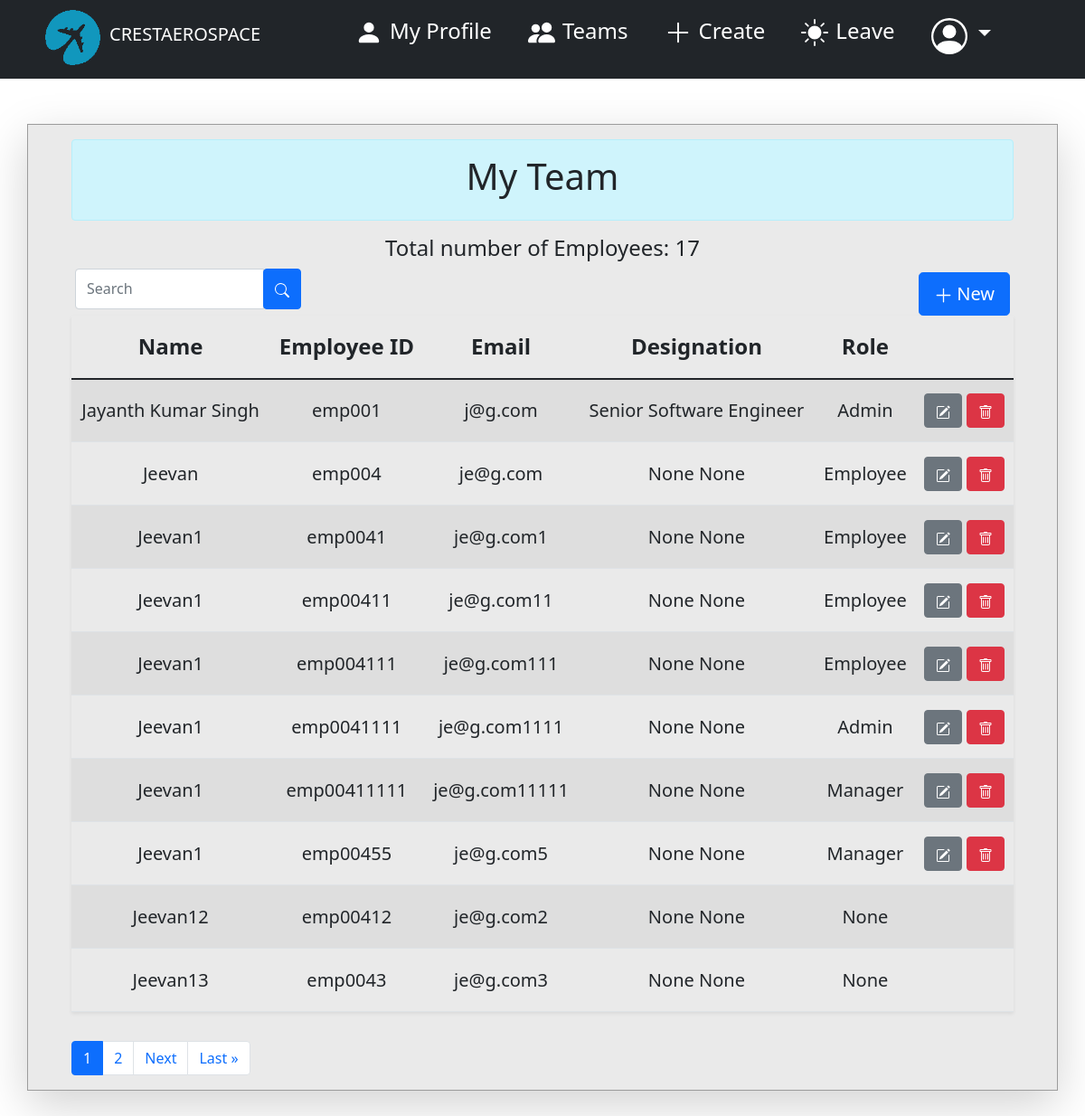
Page /hrms/employee/MyTeam (signed in) on the committed database.
### employee/models.py (models this page shows, shortened)
class Employee(AbstractBaseUser):
    email           = models.EmailField(max_length=254, verbose_name='Official Email', unique=True)
    first_name      = models.CharField(max_length=50, verbose_name="First Name")
    last_name       = models.CharField(max_length=50, verbose_name="Last Name",blank=True)
    gender          = models.CharField(max_length=10, verbose_name="Gender", choices=GENDER,blank=True)
    birthday        = models.DateField(verbose_name="Date of Birth",null=True, blank=True, help_text="MM/DD/YYYY")
    phone           = models.CharField(max_length=15, verbose_name="Phone Number", blank=True)
    blood           = models.CharField(verbose_name="Blood Type", choices=BLOOD_TYPE,blank=True, max_length=10)
    marital         = models.CharField(verbose_name="Marital Status", choices=MARITAL_STATUS,blank=True, max_length=10)
    per_email       = models.EmailField(max_length=254, verbose_name='Personal Email', unique=True, blank=True, null=True)
    c_address       = models.CharField(max_length=1000, verbose_name="Current Address", null=True, blank=True)
    p_address       = models.CharField(max_length=1000, verbose_name="Permanent Address", null=True, blank=True)
    emp_id          = models.CharField(max_length=15, verbose_name="Employee ID", unique=True)
    date_joined     = models.DateTimeField(verbose_name='Date Joined', auto_now_add=True)
    emp_status      = models.CharField(verbose_name="Employee Status", choices=STATUS,blank=False, max_length=20)
    department      = models.ForeignKey(Department,verbose_name ='Department',on_delete=models.SET_NULL,null=True,default=None)
    manager         = models.ForeignKey(to="self",verbose_name ='Reporting Manager',on_delete=models.SET_NULL,null=True,default=None, blank=True)
    role            = models.ForeignKey(Role,verbose_name ='Role',on_delete=models.SET_NULL,null=True,default=None)
    title           = models.ForeignKey(Title,verbose_name ='Job Title',on_delete=models.SET_NULL,null=True,default=None)
    position        = models.ForeignKey(Position,verbose_name ='Position',on_delete=models.SET_NULL,null=True,default=None)
    experience      = models.CharField(max_length=10, verbose_name="Work Experience", null=True, blank=True)
    is_active       = models.BooleanField(verbose_name="Active",default=True)
    last_login      = models.DateTimeField(verbose_name='Last Login', auto_now=True)
    is_admin        = models.BooleanField(verbose_name="Admin",default=False)
    is_staff        = models.BooleanField(verbose_name="Staff",default=False)
    is_superuser    = models.BooleanField(verbose_name="Superuser",default=False)
    USERNAME_FIELD = 'email'
    REQUIRED_FIELDS = ['first_name', 'emp_id',]
    objects = EmployeeManager()
    def __str__(self):
        return self.first_name + " " + self.last_name

class Title(models.Model):
    name = models.CharField(max_length=125)
    description = models.CharField(max_length=125,null=True,blank=True)
    created = models.DateTimeField(verbose_name='Created',auto_now_add=True)
    updated = models.DateTimeField(verbose_name='Updated',auto_now=True)
    class Meta:
        verbose_name = 'Job Title'
        verbose_name_plural = 'Job Titles'
        ordering = ['name','created']
    def __str__(self):
        return self.name

class Position(models.Model):
    name = models.CharField(max_length=125)
    description = models.CharField(max_length=125,null=True,blank=True)
    created = models.DateTimeField(verbose_name='Created',auto_now_add=True)
    updated = models.DateTimeField(verbose_name='Updated',auto_now=True)
    class Meta:
        verbose_name = 'Position'
        verbose_name_plural = 'Positions'
        ordering = ['name','created']
    def __str__(self):
        return self.name

class Role(models.Model):
    name = models.CharField(max_length=125)
    priority = models.CharField(max_length=125,null=True,blank=True)
    description = models.CharField(max_length=125,null=True,blank=True)
    created = models.DateTimeField(verbose_name='Created',auto_now_add=True)
    updated = models.DateTimeField(verbose_name='Updated',auto_now=True)
    class Meta:
        verbose_name = 'Role'
        verbose_name_plural = 'Roles'
        ordering = ['name','created']
    def __str__(self):
        return self.name

### employee/views.py (the view)
# urls.py: path("employee/MyTeam", views.team, name="team"),
def team(request):
    if not request.user.is_authenticated:
        return redirect('login_user')
    if request.method == 'POST':
        form =  AddEmployeeForm(request.POST)
        if form.is_valid():
            form.save()
            return redirect('team')
    emp_form = AddEmployeeForm()
    employees = Employee.objects.all().order_by('first_name')
    count = Employee.objects.count
    p = Paginator(employees, 10)
    page = request.GET.get('page')
    employees = p.get_page(page)
    context = {'emps' : employees, 'count' : count}
    context['emp_form'] = emp_form
    return render(request, "employee/team.html", context)

### employee/forms.py
class AddEmployeeForm(UserCreationForm):
    class Meta:
        model = Employee
        fields = ('email', 'first_name', 'emp_id', 'password1', 'password2', 'role',)

### templates/employee/team.html (shortened to what this page needs)
{% extends 'dashboard/dash_base.html' %} {% load crispy_forms_filters %} {% load static %} {% block content %}
<head>
</head>
<body>
    <div class="container profile px-5 pt-3 shadow-lg">
        <center class="alert alert-info text-dark">
            <h1>My Team</h1>
        </center>
        <center>
            <h4>Total number of Employees: {{ count }}</h4>
        </center>
        <div class="table-responsive-lg">
            <div class="d-flex d-inline mt-1 ms-1" style="justify-content: space-between;">
                <form action="{% url 'search' %}">
                    <div class="input-group" style="height: 45px; width: 250px;">
                        <input type="text" name="q" class="form-control" placeholder="Search">
                        <div class="input-group-append">
                            <button class="btn btn-primary" style="height: 45px;"></button>
                        </div>
                    </div>
                </form>
                {% if request.user.role.name != 'Employee' %}
          <a href="{% url 'addemp' %}" class="btn btn-primary btn-lg mt-1 me-1"><svg
            xmlns="http://www.w3.org/2000/svg" width="25" height="25" fill="currentColor" class="bi bi-plus-lg pe-1"
            viewBox="0 0 16 16">
            <path fill-rule="evenodd"
              d="M8 2a.5.5 0 0 1 .5.5v5h5a.5.5 0 0 1 0 1h-5v5a.5.5 0 0 1-1 0v-5h-5a.5.5 0 0 1 0-1h5v-5A.5.5 0 0 1 8 2Z" />
          </svg>New</a>
                {% endif %}
            </div>
            <table class="table table-striped table-hover shadow-sm table-sortable" id="myTable">
                <thead class="h4">
                    <tr class="text-center" style="height:70px; vertical-align: middle;">
                        <th scope="col">Name</th>
                        <th scope="col">Employee ID</th>
                        <th scope="col">Email</th>
                        <th scope="col">Designation</th>
                        <th scope="col">Role</th>
                    </tr>
                </thead>
                <tbody>
                    {% for employee in emps %}
                    <tr class="h5 text-center" style="height:70px; vertical-align: middle;">
                        <td><a href="{% url 'team_view' employee.id %}" class="text-dark" style="text-decoration: none;">{{ employee }}</a></td>
                        <td>{{ employee.emp_id }}</td>
                        <td>{{ employee.email }}</td>
                        <td>{{ employee.title }} {{ employee.position }}</td>
                        <td>{{ employee.role }} </td>
                        <td> {% if request.user.role.priority <= employee.role.priority %}
                        {% if request.user.role.name != 'Employee' %}
                            <a href="{% url 'employee_personal' employee.id %}" class="btn btn-secondary"></a>
                            <a href="{% url 'delete' employee.id %}" class="btn btn-danger"></a>
                            </td>
                            {% endif %}
                            {% endif %}
                    </tr>
                    {% endfor %}
                </tbody>
            </table>
        </div>
        <nav aria-label="Page navigation example">
            <ul class="pagination pt-3">
                 {% for i in emps.paginator.page_range %} {% if i == emps.number %}
                <li class="page-item active"><a class="page-link" href="?page={{ forloop.counter }}">{{ forloop.counter }} </a>
                </li>
                {% else %}
                <li class="page-item"><a class="page-link" href="?page={{ forloop.counter }}">{{ forloop.counter }} </a></li>
                {% endif %} {% endfor %} {% if emps.has_next %}
                <li class="page-item"><a class="page-link" href="?page={{ emps.next_page_number }}">Next</a></li>
                <li class="page-item"><a class="page-link" href="?page={{ emps.paginator.num_pages }}">Last &raquo</a></li>
                {% endif %}
            </ul>
        </nav>
    </div>
</body>
{% endblock content %}

### templates/dashboard/dash_base.html (shortened to what this page needs)
<!DOCTYPE html>
{% load static %}
{% static 'images/' as baseURL %}
<html lang="en">
<head>
    <link rel="stylesheet" href="{% static 'css/bootstrap.min.css' %}">
    <link rel="stylesheet" href="{% static 'dashboard.css' %}">
  <link rel="stylesheet" href="https://cdnjs.cloudflare.com/ajax/libs/datepicker/0.6.5/datepicker.min.css" />
</head>
<body>
    <nav class="navbar navbar-expand-lg navbar-dark bg-dark sticky-top py-0" aria-label="Eighth navbar example">
        <a class="navbar-brand h1 d-inline-flex ps-5 mt-1" href="{% url 'dashboard' %}">
            <img id="logo" src="{% static 'images/crest.png' %}" alt="" width="65" height="65">
            <p class="ps-2 pt-2 align-self-center">CRESTAEROSPACE</p>
        </a>
        <div class="collapse navbar-collapse justify-content-end" id="navbarsExample07">
            <ul class="navbar-nav mb-2 mb-lg-0 pe-5">
                <li class="nav-item px-2">
                    <a class="nav-link text-white h4" aria-current="page" href="{% url 'profile_personal' %}"><svg xmlns="http://www.w3.org/2000/svg" width="30" height="30" fill="currentColor" class="bi bi-person-fill mx-2" viewBox="0 0 16 16">
                        <path d="M3 14s-1 0-1-1 1-4 6-4 6 3 6 4-1 1-1 1H3zm5-6a3 3 0 1 0 0-6 3 3 0 0 0 0 6z"/>
                      </svg>My Profile</a>
                </li>
                <li class="nav-item px-2">
                    <a class="nav-link text-white h4" href="{% url 'team' %}">Teams</a>
                </li>
                <li class="nav-item px-2">
                    <a class="nav-link text-white h4" href="{% url 'create' %}"><svg xmlns="http://www.w3.org/2000/svg" width="30" height="30" fill="currentColor" class="bi bi-plus-lg mx-2" viewBox="0 0 16 16">
                        <path fill-rule="evenodd" d="M8 2a.5.5 0 0 1 .5.5v5h5a.5.5 0 0 1 0 1h-5v5a.5.5 0 0 1-1 0v-5h-5a.5.5 0 0 1 0-1h5v-5A.5.5 0 0 1 8 2Z"/>
                      </svg>Create</a>
                </li>
                <li class="nav-item px-2">
                    <a class="nav-link text-white h4" href="{% url 'leave' %}">Leave</a>
                </li>
                <li class="nav-item dropdown ps-3 me-5">
                    <a class="nav-link dropdown-toggle text-white h4" href="#" id="navbarDarkDropdownMenuLink" role="button" data-bs-toggle="dropdown" aria-expanded="false">
                    </a>
                  </li>
            </ul>
        </div>
    </nav>
    {% block content %}
    {% endblock content %}
</body>
</html>

### static/dashboard.css (style rules this page uses)
* { margin: 0; padding: 0; }
nav { transition: 1s ease-in-out; }
#logo { transition: 0.2s; }
.navbar > * { left: 5%; background-color: #212529; }
.profile { margin-top: 50px; margin-bottom: 100px; border: 1px solid #9c9c9c; background-color: #eaeaea; }
.table-sortable th { cursor: pointer; }

### rows in the picture
Employee: first_name+last_name "Jayanth Kumar Singh", emp_id "emp001", email "j@g.com", title "Senior", position "Software Engineer", role "Admin"
Employee: first_name+last_name "Jeevan", emp_id "emp004", email "je@g.com", title "None", position "None", role "Employee"
Employee: first_name+last_name "Jeevan1", emp_id "emp0041", email "je@g.com1", title "None", position "None", role "Employee"
Employee: first_name+last_name "Jeevan1", emp_id "emp00411", email "je@g.com11", title "None", position "None", role "Employee"
Employee: first_name+last_name "Jeevan1", emp_id "emp004111", email "je@g.com111", title "None", position "None", role "Employee"
Employee: first_name+last_name "Jeevan1", emp_id "emp0041111", email "je@g.com1111", title "None", position "None", role "Admin"
Employee: first_name+last_name "Jeevan1", emp_id "emp00411111", email "je@g.com11111", title "None", position "None", role "Manager"
Employee: first_name+last_name "Jeevan1", emp_id "emp00455", email "je@g.com5", title "None", position "None", role "Manager"
Employee: first_name+last_name "Jeevan12", emp_id "emp00412", email "je@g.com2", title "None", position "None", role "None"
Employee: first_name+last_name "Jeevan13", emp_id "emp0043", email "je@g.com3", title "None", position "None", role "None"

### other values in the picture
{{ count }} "17"
